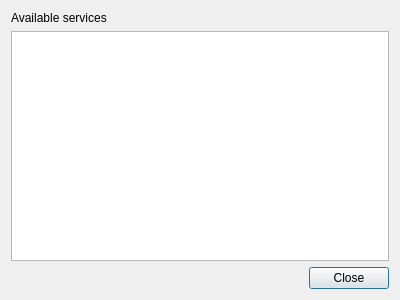
<?xml version="1.0" encoding="UTF-8"?>
<ui version="4.0">
 <class>ServiceDiscovery</class>
 <widget class="QDialog" name="ServiceDiscovery">
  <property name="geometry">
   <rect>
    <x>0</x>
    <y>0</y>
    <width>400</width>
    <height>300</height>
   </rect>
  </property>
  <property name="windowTitle">
   <string/>
  </property>
  <layout class="QVBoxLayout" name="verticalLayout">
   <item>
    <widget class="QLabel" name="label">
     <property name="text">
      <string>Available services</string>
     </property>
    </widget>
   </item>
   <item>
    <widget class="QListWidget" name="list"/>
   </item>
   <item>
    <layout class="QHBoxLayout" name="horizontalLayout">
     <item>
      <spacer name="horizontalSpacer">
       <property name="orientation">
        <enum>Qt::Horizontal</enum>
       </property>
       <property name="sizeHint" stdset="0">
        <size>
         <width>40</width>
         <height>20</height>
        </size>
       </property>
      </spacer>
     </item>
     <item>
      <widget class="QPushButton" name="close">
       <property name="text">
        <string>Close</string>
       </property>
      </widget>
     </item>
    </layout>
   </item>
  </layout>
 </widget>
 <tabstops>
  <tabstop>list</tabstop>
  <tabstop>close</tabstop>
 </tabstops>
 <resources/>
 <connections>
  <connection>
   <sender>close</sender>
   <signal>clicked()</signal>
   <receiver>ServiceDiscovery</receiver>
   <slot>accept()</slot>
   <hints>
    <hint type="sourcelabel">
     <x>350</x>
     <y>277</y>
    </hint>
    <hint type="destinationlabel">
     <x>237</x>
     <y>269</y>
    </hint>
   </hints>
  </connection>
 </connections>
</ui>
